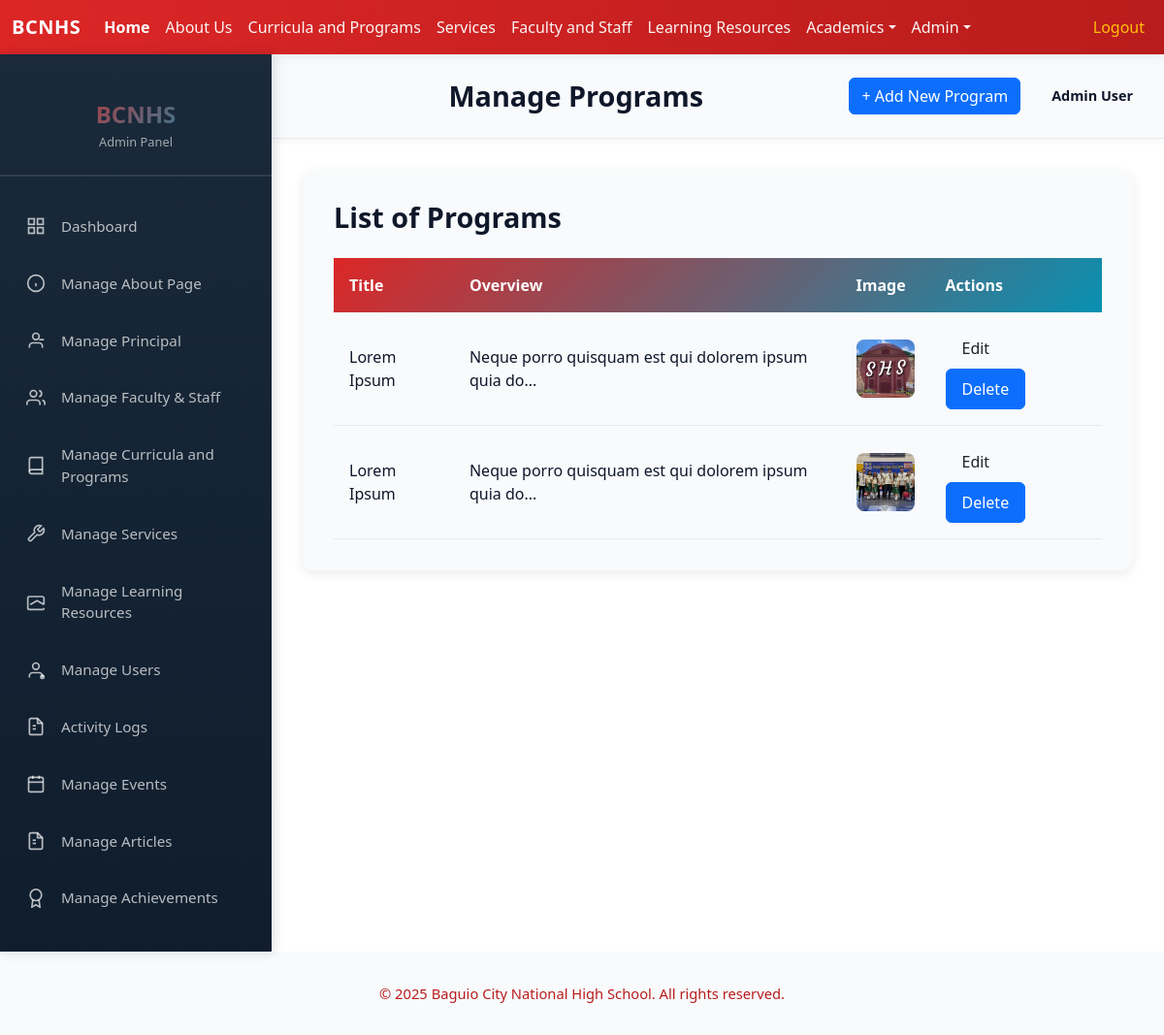
The page /admin/curricula_programs.php (signed in) on the database its author committed.
### tables this page shows
CREATE TABLE `programs` (
  `id` int(11) NOT NULL,
  `title` text NOT NULL,
  `overview` text NOT NULL,
  `content` text NOT NULL,
  `imgPath` text NOT NULL
);

### includes/auth.php (called while the page is built, shortened)
<?php
if (!function_exists('isLoggedIn')) {
function isLoggedIn() {
    return isset($_SESSION['user_id']) && isset($_SESSION['user_role']);
}
function getCurrentUser() {
    if (isLoggedIn()) {
        return [
            'id' => $_SESSION['user_id'],
            'name' => $_SESSION['user_name'],
            'email' => $_SESSION['user_email'],
            'role' => $_SESSION['user_role']
        ];
    }
    return null;
}
}
?>

### functions/functions.php (called while the page is built, shortened)
<?php
class Database {
    private $pdo;
    public function __construct() {
        $host = 'localhost';
        $user = 'root';
        $pass = '';
        $dbname = 'bcnhs';
        $charset = 'utf8mb4';
        try {
            $dsn = "mysql:host=$host;dbname=$dbname;charset=$charset";
            $options = [
                PDO::ATTR_ERRMODE            => PDO::ERRMODE_EXCEPTION,
                PDO::ATTR_DEFAULT_FETCH_MODE => PDO::FETCH_ASSOC,
                PDO::ATTR_EMULATE_PREPARES   => false,
            ];
            $this->pdo = new PDO($dsn, $user, $pass, $options);
        } catch (PDOException $e) {
            die("connection failed: " . $e->getMessage());
        }
    }
    public function getPDO() {
        return $this->pdo;
    }
}
class ProgramsModule {
    private $pdo;
    public function __construct() {
        $db = new Database();
        $this->pdo = $db->getPDO();
    }
    public function fetchPrograms() {
        $fetch = $this->pdo->query("SELECT * FROM programs");
        return $fetch->fetchAll();
    }
}
?>

### admin/curricula_programs.php (the view, shortened to what this page needs)
<?php
include('../includes/auth.php');
include('../functions/functions.php');
$currentUser = getCurrentUser();
$programsModule = new ProgramsModule();
$programs = $programsModule->fetchPrograms();
?>
<!DOCTYPE html>
<html lang="en">
<head>
    <link href="../node_modules/bootstrap/dist/css/bootstrap.min.css" rel="stylesheet">
    <link href="../css/style.css" rel="stylesheet">
    <?php include('../includes/summernote.php'); ?>
</head>
<body>
    <?php include('../includes/header.php') ?>
    <div class="admin-body">
        <?php include('../includes/admin_sidebar.php') ?>
        <main class="admin-main">
            <div class="admin-topbar">
                <div class="topbar-left">
                    <h1 class="page-title">Manage Programs</h1>
                </div>
                <div class="topbar-right">
                    <a href="addProgram.php" class="btn btn-primary">+ Add New Program</a>
                    <div class="admin-profile">
                        <span class="profile-name"><?php echo htmlspecialchars($currentUser['name']); ?></span>
                    </div>
                </div>
            </div>
            <div class="admin-content">
                <div style="background: var(--color-surface); border-radius: 12px; padding: 2rem; box-shadow: 0 4px 12px rgba(12, 22, 43, 0.08);">
                    <h2 style="font-size: 1.8rem; font-weight: 700; color: var(--color-text); margin-bottom: 1.5rem;">List of Programs</h2>
                    <table style="width: 100%; border-collapse: collapse;">
                        <thead style="background: linear-gradient(135deg, var(--color-primary), var(--color-secondary)); color: white;">
                            <tr>
                                <th style="padding: 1rem; text-align: left; font-weight: 600; border: none;">Title</th>
                                <th style="padding: 1rem; text-align: left; font-weight: 600; border: none;">Overview</th>
                                <th style="padding: 1rem; text-align: left; font-weight: 600; border: none;">Image</th>
                                <th style="padding: 1rem; text-align: left; font-weight: 600; border: none;">Actions</th>
                            </tr>
                        </thead>
                        <tbody>
                            <?php foreach ($programs as $program) { ?>
                                <tr style="border-bottom: 1px solid var(--color-border); transition: background 0.3s ease;">
                                    <td style="padding: 1rem; color: var(--color-text);"><?php echo $program['title'] ?></td>
                                    <td style="padding: 1rem; color: var(--color-text);"><?php echo substr($program['overview'], 0, 50) . '...' ?></td>
                                    <td style="padding: 1rem;"><img src="../uploads/programs/<?php echo $program['imgPath'] ?>" alt="<?php echo $program['title'] ?>" style="width: 60px; height: 60px; border-radius: 8px; object-fit: cover;"></td>
                                    <td style="padding: 1rem;">
                                        <a href="editProgram.php?id=<?php echo $program['id'] ?>" class="btn btn-tertiary" style="padding: 0.5rem 1rem; margin-right: 0.5rem; border-radius: 6px; text-decoration: none;">Edit</a>
                                        <a href="deleteProgram.php?id=<?php echo $program['id'] ?>" class="btn btn-primary" onclick="return confirm('Are you sure you want to delete this program?');" style="padding: 0.5rem 1rem; border-radius: 6px; text-decoration: none;">Delete</a>
                                    </td>
                                </tr>
                            <?php } ?>
                        </tbody>
                    </table>
                </div>
            </div>
        </main>
    </div>
    <?php
    include('../includes/footer.php'); ?>
</body>
</html>

### css/style.css (style rules this page uses)
:root { --color-primary: #dc2626; --color-primary-600: #b91c1c; --color-primary-100: #ffe6e6; --color-secondary: #0891b2; --color-secondary-600: #046e75; --color-accent: #f97316; --color-bg: #ffffff; --color-surface: #f8fafc; --color-muted: #6b7280; --color-text: #0f172a; --color-border: #e6e9ef; --color-muted-200: #9ca3af; }
body { color: var(--color-text); background: var(--color-bg); }
a { color: var(--color-primary); }
.page-title { text-align: center; margin: 0 0 1rem 0; }
.section-title, .curricula-section .section-header h2, .page-title { color: var(--color-text); }
.btn-primary, .btn-primary:visited { background-color: var(--color-primary); border-color: var(--color-primary); }
.admin-body { display: flex; margin: 0; padding: 0; background: var(--color-bg); min-height: calc(100vh - 80px); }
.admin-main { flex: 1; display: flex; flex-direction: column; min-height: auto; }
.admin-topbar { background: var(--color-surface); padding: 1.5rem 2rem; display: flex; justify-content: space-between; align-items: center; border-bottom: 1px solid var(--color-border); box-shadow: 0 2px 8px rgba(12, 22, 43, 0.05); }
.topbar-left { flex: 1; }
.page-title { font-size: 1.8rem; font-weight: 700; color: var(--color-text); margin: 0; }
.topbar-right { display: flex; align-items: center; gap: 2rem; }
.admin-profile { display: flex; align-items: center; gap: 0.75rem; }
.profile-name { font-size: 0.9rem; font-weight: 600; color: var(--color-text); }
.admin-content { flex: 1; padding: 2rem; overflow-y: auto; }

### rows shown on the page
programs: title "Lorem Ipsum", overview "Neque porro quisquam est qui dolorem ipsum quia do", imgPath (picture)
programs: title "Lorem Ipsum", overview "Neque porro quisquam est qui dolorem ipsum quia do", imgPath (picture)

### other values the page prints
$currentUser['name'] "Admin User"
